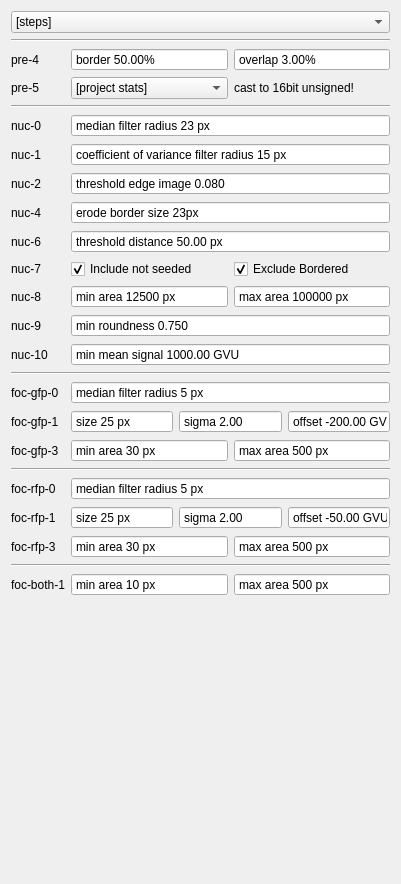
         <widget class="QWidget" name="tab_ImgProc">
          <attribute name="title">
           <string>ImgProc</string>
          </attribute>
          <layout class="QGridLayout" name="gridLayout_6">
           <item row="2" column="1">
            <widget class="QDoubleSpinBox" name="doubleSpinBox_ImgProc_Stitch_Border">
             <property name="buttonSymbols">
              <enum>QAbstractSpinBox::NoButtons</enum>
             </property>
             <property name="prefix">
              <string>border </string>
             </property>
             <property name="suffix">
              <string>%</string>
             </property>
             <property name="decimals">
              <number>2</number>
             </property>
             <property name="maximum">
              <double>100.000000000000000</double>
             </property>
             <property name="singleStep">
              <double>0.250000000000000</double>
             </property>
             <property name="value">
              <double>50.000000000000000</double>
             </property>
            </widget>
           </item>
           <item row="21" column="1" colspan="2">
            <layout class="QHBoxLayout" name="horizontalLayout_2">
             <property name="spacing">
              <number>6</number>
             </property>
             <item>
              <widget class="QSpinBox" name="spinBox_ImgProc_Foc_RFP_BinarySize">
               <property name="sizePolicy">
                <sizepolicy hsizetype="Minimum" vsizetype="Fixed">
                 <horstretch>1</horstretch>
                 <verstretch>0</verstretch>
                </sizepolicy>
               </property>
               <property name="minimumSize">
                <size>
                 <width>90</width>
                 <height>0</height>
                </size>
               </property>
               <property name="buttonSymbols">
                <enum>QAbstractSpinBox::NoButtons</enum>
               </property>
               <property name="suffix">
                <string> px</string>
               </property>
               <property name="prefix">
                <string>size </string>
               </property>
               <property name="minimum">
                <number>1</number>
               </property>
               <property name="maximum">
                <number>999</number>
               </property>
               <property name="singleStep">
                <number>2</number>
               </property>
               <property name="value">
                <number>25</number>
               </property>
               <property name="displayIntegerBase">
                <number>10</number>
               </property>
              </widget>
             </item>
             <item>
              <widget class="QDoubleSpinBox" name="doubleSpinBox_ImgProc_Foc_RFP_BinarySigma">
               <property name="sizePolicy">
                <sizepolicy hsizetype="Minimum" vsizetype="Fixed">
                 <horstretch>1</horstretch>
                 <verstretch>0</verstretch>
                </sizepolicy>
               </property>
               <property name="minimumSize">
                <size>
                 <width>90</width>
                 <height>0</height>
                </size>
               </property>
               <property name="buttonSymbols">
                <enum>QAbstractSpinBox::NoButtons</enum>
               </property>
               <property name="prefix">
                <string>sigma </string>
               </property>
               <property name="minimum">
                <double>0.000000000000000</double>
               </property>
               <property name="singleStep">
                <double>0.250000000000000</double>
               </property>
               <property name="value">
                <double>2.000000000000000</double>
               </property>
              </widget>
             </item>
             <item>
              <widget class="QDoubleSpinBox" name="doubleSpinBox_ImgProc_Foc_RFP_BinaryOffset">
               <property name="sizePolicy">
                <sizepolicy hsizetype="Minimum" vsizetype="Fixed">
                 <horstretch>1</horstretch>
                 <verstretch>0</verstretch>
                </sizepolicy>
               </property>
               <property name="minimumSize">
                <size>
                 <width>90</width>
                 <height>0</height>
                </size>
               </property>
               <property name="buttonSymbols">
                <enum>QAbstractSpinBox::NoButtons</enum>
               </property>
               <property name="prefix">
                <string>offset </string>
               </property>
               <property name="suffix">
                <string> GVU</string>
               </property>
               <property name="minimum">
                <double>-65535.000000000000000</double>
               </property>
               <property name="maximum">
                <double>65535.000000000000000</double>
               </property>
               <property name="singleStep">
                <double>5.000000000000000</double>
               </property>
               <property name="value">
                <double>-50.000000000000000</double>
               </property>
              </widget>
             </item>
            </layout>
           </item>
           <item row="18" column="2">
            <widget class="QDoubleSpinBox" name="doubleSpinBox_ImgProc_Foc_GFP_AreaMax">
             <property name="buttonSymbols">
              <enum>QAbstractSpinBox::NoButtons</enum>
             </property>
             <property name="prefix">
              <string>max area </string>
             </property>
             <property name="suffix">
              <string> px</string>
             </property>
             <property name="decimals">
              <number>0</number>
             </property>
             <property name="minimum">
              <double>1.000000000000000</double>
             </property>
             <property name="maximum">
              <double>10000.000000000000000</double>
             </property>
             <property name="singleStep">
              <double>5.000000000000000</double>
             </property>
             <property name="value">
              <double>500.000000000000000</double>
             </property>
            </widget>
           </item>
           <item row="17" column="1" colspan="2">
            <layout class="QHBoxLayout" name="horizontalLayout">
             <property name="spacing">
              <number>6</number>
             </property>
             <item>
              <widget class="QSpinBox" name="spinBox_ImgProc_Foc_GFP_BinarySize">
               <property name="sizePolicy">
                <sizepolicy hsizetype="Minimum" vsizetype="Fixed">
                 <horstretch>1</horstretch>
                 <verstretch>0</verstretch>
                </sizepolicy>
               </property>
               <property name="minimumSize">
                <size>
                 <width>90</width>
                 <height>0</height>
                </size>
               </property>
               <property name="buttonSymbols">
                <enum>QAbstractSpinBox::NoButtons</enum>
               </property>
               <property name="suffix">
                <string> px</string>
               </property>
               <property name="prefix">
                <string>size </string>
               </property>
               <property name="minimum">
                <number>1</number>
               </property>
               <property name="maximum">
                <number>999</number>
               </property>
               <property name="singleStep">
                <number>2</number>
               </property>
               <property name="value">
                <number>25</number>
               </property>
               <property name="displayIntegerBase">
                <number>10</number>
               </property>
              </widget>
             </item>
             <item>
              <widget class="QDoubleSpinBox" name="doubleSpinBox_ImgProc_Foc_GFP_BinarySigma">
               <property name="sizePolicy">
                <sizepolicy hsizetype="Minimum" vsizetype="Fixed">
                 <horstretch>1</horstretch>
                 <verstretch>0</verstretch>
                </sizepolicy>
               </property>
               <property name="minimumSize">
                <size>
                 <width>90</width>
                 <height>0</height>
                </size>
               </property>
               <property name="buttonSymbols">
                <enum>QAbstractSpinBox::NoButtons</enum>
               </property>
               <property name="prefix">
                <string>sigma </string>
               </property>
               <property name="minimum">
                <double>0.000000000000000</double>
               </property>
               <property name="singleStep">
                <double>0.250000000000000</double>
               </property>
               <property name="value">
                <double>2.000000000000000</double>
               </property>
              </widget>
             </item>
             <item>
              <widget class="QDoubleSpinBox" name="doubleSpinBox_ImgProc_Foc_GFP_BinaryOffset">
               <property name="sizePolicy">
                <sizepolicy hsizetype="Minimum" vsizetype="Fixed">
                 <horstretch>1</horstretch>
                 <verstretch>0</verstretch>
                </sizepolicy>
               </property>
               <property name="minimumSize">
                <size>
                 <width>90</width>
                 <height>0</height>
                </size>
               </property>
               <property name="buttonSymbols">
                <enum>QAbstractSpinBox::NoButtons</enum>
               </property>
               <property name="prefix">
                <string>offset </string>
               </property>
               <property name="suffix">
                <string> GVU</string>
               </property>
               <property name="decimals">
                <number>2</number>
               </property>
               <property name="minimum">
                <double>-65535.000000000000000</double>
               </property>
               <property name="maximum">
                <double>65535.000000000000000</double>
               </property>
               <property name="singleStep">
                <double>10.000000000000000</double>
               </property>
               <property name="value">
                <double>-200.000000000000000</double>
               </property>
              </widget>
             </item>
            </layout>
           </item>
           <item row="24" column="2">
            <widget class="QDoubleSpinBox" name="doubleSpinBox_ImgProc_Foc_Both_AreaMax">
             <property name="buttonSymbols">
              <enum>QAbstractSpinBox::NoButtons</enum>
             </property>
             <property name="prefix">
              <string>max area </string>
             </property>
             <property name="suffix">
              <string> px</string>
             </property>
             <property name="decimals">
              <number>0</number>
             </property>
             <property name="minimum">
              <double>1.000000000000000</double>
             </property>
             <property name="maximum">
              <double>10000.000000000000000</double>
             </property>
             <property name="singleStep">
              <double>5.000000000000000</double>
             </property>
             <property name="value">
              <double>500.000000000000000</double>
             </property>
            </widget>
           </item>
           <item row="14" column="1" colspan="2">
            <widget class="QDoubleSpinBox" name="doubleSpinBox_ImgProc_Nuc_RFP_SignalMeanMin">
             <property name="buttonSymbols">
              <enum>QAbstractSpinBox::NoButtons</enum>
             </property>
             <property name="prefix">
              <string>min mean signal </string>
             </property>
             <property name="suffix">
              <string> GVU</string>
             </property>
             <property name="decimals">
              <number>2</number>
             </property>
             <property name="maximum">
              <double>65535.000000000000000</double>
             </property>
             <property name="singleStep">
              <double>500.000000000000000</double>
             </property>
             <property name="value">
              <double>1000.000000000000000</double>
             </property>
            </widget>
           </item>
           <item row="7" column="1" colspan="2">
            <widget class="QDoubleSpinBox" name="doubleSpinBox_ImgProc_Nuc_GFP_ThresEdges">
             <property name="buttonSymbols">
              <enum>QAbstractSpinBox::NoButtons</enum>
             </property>
             <property name="prefix">
              <string>threshold edge image </string>
             </property>
             <property name="decimals">
              <number>3</number>
             </property>
             <property name="singleStep">
              <double>0.002000000000000</double>
             </property>
             <property name="value">
              <double>0.080000000000000</double>
             </property>
            </widget>
           </item>
           <item row="18" column="0">
            <widget class="QLabel" name="label_11">
             <property name="text">
              <string>foc-gfp-3</string>
             </property>
            </widget>
           </item>
           <item row="20" column="0">
            <widget class="QLabel" name="label_12">
             <property name="text">
              <string>foc-rfp-0</string>
             </property>
            </widget>
           </item>
           <item row="5" column="1" colspan="2">
            <widget class="QSpinBox" name="spinBox_ImgProc_Nuc_GFP_BlurMedianSize">
             <property name="buttonSymbols">
              <enum>QAbstractSpinBox::NoButtons</enum>
             </property>
             <property name="suffix">
              <string> px</string>
             </property>
             <property name="prefix">
              <string>median filter radius </string>
             </property>
             <property name="minimum">
              <number>0</number>
             </property>
             <property name="maximum">
              <number>299</number>
             </property>
             <property name="singleStep">
              <number>1</number>
             </property>
             <property name="value">
              <number>23</number>
             </property>
            </widget>
           </item>
           <item row="17" column="0">
            <widget class="QLabel" name="label_10">
             <property name="text">
              <string>foc-gfp-1</string>
             </property>
            </widget>
           </item>
           <item row="22" column="0">
            <widget class="QLabel" name="label_14">
             <property name="text">
              <string>foc-rfp-3</string>
             </property>
            </widget>
           </item>
           <item row="21" column="0">
            <widget class="QLabel" name="label_13">
             <property name="text">
              <string>foc-rfp-1</string>
             </property>
            </widget>
           </item>
           <item row="11" column="1">
            <widget class="QDoubleSpinBox" name="doubleSpinBox_ImgProc_Nuc_AreaMin">
             <property name="buttonSymbols">
              <enum>QAbstractSpinBox::NoButtons</enum>
             </property>
             <property name="prefix">
              <string>min area </string>
             </property>
             <property name="suffix">
              <string> px</string>
             </property>
             <property name="decimals">
              <number>0</number>
             </property>
             <property name="maximum">
              <double>999999.000000000000000</double>
             </property>
             <property name="singleStep">
              <double>500.000000000000000</double>
             </property>
             <property name="value">
              <double>12500.000000000000000</double>
             </property>
            </widget>
           </item>
           <item row="14" column="0">
            <widget class="QLabel" name="label_8">
             <property name="text">
              <string>nuc-10</string>
             </property>
            </widget>
           </item>
           <item row="18" column="1">
            <widget class="QDoubleSpinBox" name="doubleSpinBox_ImgProc_Foc_GFP_AreaMin">
             <property name="buttonSymbols">
              <enum>QAbstractSpinBox::NoButtons</enum>
             </property>
             <property name="prefix">
              <string>min area </string>
             </property>
             <property name="suffix">
              <string> px</string>
             </property>
             <property name="decimals">
              <number>0</number>
             </property>
             <property name="maximum">
              <double>9999.000000000000000</double>
             </property>
             <property name="singleStep">
              <double>5.000000000000000</double>
             </property>
             <property name="value">
              <double>30.000000000000000</double>
             </property>
            </widget>
           </item>
           <item row="6" column="0">
            <widget class="QLabel" name="label_6">
             <property name="text">
              <string>nuc-1</string>
             </property>
            </widget>
           </item>
           <item row="2" column="0">
            <widget class="QLabel" name="label_ImgProc_Stitch">
             <property name="sizePolicy">
              <sizepolicy hsizetype="Maximum" vsizetype="Preferred">
               <horstretch>0</horstretch>
               <verstretch>0</verstretch>
              </sizepolicy>
             </property>
             <property name="text">
              <string>pre-4</string>
             </property>
            </widget>
           </item>
           <item row="19" column="0" colspan="3">
            <widget class="Line" name="line_5">
             <property name="orientation">
              <enum>Qt::Horizontal</enum>
             </property>
            </widget>
           </item>
           <item row="11" column="2">
            <widget class="QDoubleSpinBox" name="doubleSpinBox_ImgProc_Nuc_AreaMax">
             <property name="buttonSymbols">
              <enum>QAbstractSpinBox::NoButtons</enum>
             </property>
             <property name="prefix">
              <string>max area </string>
             </property>
             <property name="suffix">
              <string> px</string>
             </property>
             <property name="decimals">
              <number>0</number>
             </property>
             <property name="minimum">
              <double>1.000000000000000</double>
             </property>
             <property name="maximum">
              <double>1000000.000000000000000</double>
             </property>
             <property name="singleStep">
              <double>500.000000000000000</double>
             </property>
             <property name="value">
              <double>1000000.000000000000000</double>
             </property>
            </widget>
           </item>
           <item row="16" column="0">
            <widget class="QLabel" name="label_9">
             <property name="text">
              <string>foc-gfp-0</string>
             </property>
            </widget>
           </item>
           <item row="2" column="2">
            <widget class="QDoubleSpinBox" name="doubleSpinBox_ImgProc_Stitch_Overlap">
             <property name="buttonSymbols">
              <enum>QAbstractSpinBox::NoButtons</enum>
             </property>
             <property name="prefix">
              <string>overlap </string>
             </property>
             <property name="suffix">
              <string>%</string>
             </property>
             <property name="decimals">
              <number>2</number>
             </property>
             <property name="maximum">
              <double>75.000000000000000</double>
             </property>
             <property name="singleStep">
              <double>0.250000000000000</double>
             </property>
             <property name="value">
              <double>3.000000000000000</double>
             </property>
            </widget>
           </item>
           <item row="10" column="0">
            <widget class="QLabel" name="label_5">
             <property name="text">
              <string>nuc-7</string>
             </property>
            </widget>
           </item>
           <item row="20" column="1" colspan="2">
            <widget class="QSpinBox" name="spinBox_ImgProc_Foc_RFP_BlurMedianSize">
             <property name="buttonSymbols">
              <enum>QAbstractSpinBox::NoButtons</enum>
             </property>
             <property name="suffix">
              <string> px</string>
             </property>
             <property name="prefix">
              <string>median filter radius </string>
             </property>
             <property name="minimum">
              <number>0</number>
             </property>
             <property name="singleStep">
              <number>1</number>
             </property>
             <property name="value">
              <number>5</number>
             </property>
            </widget>
           </item>
           <item row="24" column="1">
            <widget class="QDoubleSpinBox" name="doubleSpinBox_ImgProc_Foc_Both_AreaMin">
             <property name="buttonSymbols">
              <enum>QAbstractSpinBox::NoButtons</enum>
             </property>
             <property name="prefix">
              <string>min area </string>
             </property>
             <property name="suffix">
              <string> px</string>
             </property>
             <property name="decimals">
              <number>0</number>
             </property>
             <property name="maximum">
              <double>999.000000000000000</double>
             </property>
             <property name="singleStep">
              <double>5.000000000000000</double>
             </property>
             <property name="value">
              <double>10.000000000000000</double>
             </property>
            </widget>
           </item>
           <item row="23" column="0" colspan="3">
            <widget class="Line" name="line_4">
             <property name="orientation">
              <enum>Qt::Horizontal</enum>
             </property>
            </widget>
           </item>
           <item row="7" column="0">
            <widget class="QLabel" name="label_2">
             <property name="text">
              <string>nuc-2</string>
             </property>
            </widget>
           </item>
           <item row="16" column="1" colspan="2">
            <widget class="QSpinBox" name="spinBox_ImgProc_Foc_GFP_BlurMedianSize">
             <property name="buttonSymbols">
              <enum>QAbstractSpinBox::NoButtons</enum>
             </property>
             <property name="suffix">
              <string> px</string>
             </property>
             <property name="prefix">
              <string>median filter radius </string>
             </property>
             <property name="minimum">
              <number>0</number>
             </property>
             <property name="singleStep">
              <number>1</number>
             </property>
             <property name="value">
              <number>5</number>
             </property>
            </widget>
           </item>
           <item row="9" column="1" colspan="2">
            <widget class="QDoubleSpinBox" name="doubleSpinBox_ImgProc_Nuc_GFP_DistThres">
             <property name="buttonSymbols">
              <enum>QAbstractSpinBox::NoButtons</enum>
             </property>
             <property name="prefix">
              <string>threshold distance </string>
             </property>
             <property name="suffix">
              <string> px</string>
             </property>
             <property name="maximum">
              <double>1000.000000000000000</double>
             </property>
             <property name="value">
              <double>50.000000000000000</double>
             </property>
            </widget>
           </item>
           <item row="1" column="0" colspan="3">
            <widget class="Line" name="line">
             <property name="orientation">
              <enum>Qt::Horizontal</enum>
             </property>
            </widget>
           </item>
           <item row="10" column="1">
            <widget class="QCheckBox" name="checkBox_ImgProc_Nuc_Watershed_NonSeed">
             <property name="text">
              <string>Include not seeded</string>
             </property>
             <property name="checked">
              <bool>true</bool>
             </property>
            </widget>
           </item>
           <item row="22" column="1">
            <widget class="QDoubleSpinBox" name="doubleSpinBox_ImgProc_Foc_RFP_AreaMin">
             <property name="buttonSymbols">
              <enum>QAbstractSpinBox::NoButtons</enum>
             </property>
             <property name="prefix">
              <string>min area </string>
             </property>
             <property name="suffix">
              <string> px</string>
             </property>
             <property name="decimals">
              <number>0</number>
             </property>
             <property name="maximum">
              <double>9999.000000000000000</double>
             </property>
             <property name="singleStep">
              <double>5.000000000000000</double>
             </property>
             <property name="value">
              <double>30.000000000000000</double>
             </property>
            </widget>
           </item>
           <item row="26" column="0" colspan="3">
            <spacer name="verticalSpacer_ImgProc">
             <property name="orientation">
              <enum>Qt::Vertical</enum>
             </property>
             <property name="sizeHint" stdset="0">
              <size>
               <width>273</width>
               <height>277</height>
              </size>
             </property>
            </spacer>
           </item>
           <item row="0" column="0" colspan="3">
            <widget class="QComboBox" name="comboBox_ImgProc_StepShow">
             <item>
              <property name="text">
               <string>[steps]</string>
              </property>
             </item>
            </widget>
           </item>
           <item row="4" column="0" colspan="3">
            <widget class="Line" name="line_2">
             <property name="orientation">
              <enum>Qt::Horizontal</enum>
             </property>
            </widget>
           </item>
           <item row="10" column="2">
            <widget class="QCheckBox" name="checkBox_ImgProc_Nuc_Watershed_ExBordered">
             <property name="text">
              <string>Exclude Bordered</string>
             </property>
             <property name="checked">
              <bool>true</bool>
             </property>
            </widget>
           </item>
           <item row="12" column="1" colspan="2">
            <widget class="QDoubleSpinBox" name="doubleSpinBox_ImgProc_Nuc_RoundnesMin">
             <property name="buttonSymbols">
              <enum>QAbstractSpinBox::NoButtons</enum>
             </property>
             <property name="prefix">
              <string>min roundness </string>
             </property>
             <property name="decimals">
              <number>3</number>
             </property>
             <property name="maximum">
              <double>1.000000000000000</double>
             </property>
             <property name="singleStep">
              <double>0.010000000000000</double>
             </property>
             <property name="value">
              <double>0.750000000000000</double>
             </property>
            </widget>
           </item>
           <item row="11" column="0">
            <widget class="QLabel" name="label_7">
             <property name="text">
              <string>nuc-8</string>
             </property>
            </widget>
           </item>
           <item row="8" column="0">
            <widget class="QLabel" name="label_3">
             <property name="text">
              <string>nuc-4</string>
             </property>
            </widget>
           </item>
           <item row="5" column="0">
            <widget class="QLabel" name="label">
             <property name="text">
              <string>nuc-0</string>
             </property>
            </widget>
           </item>
           <item row="12" column="0">
            <widget class="QLabel" name="label_16">
             <property name="text">
              <string>nuc-9</string>
             </property>
            </widget>
           </item>
           <item row="6" column="1" colspan="2">
            <widget class="QSpinBox" name="spinBox_ImgProc_Nuc_GFP_EdgeCVSize">
             <property name="buttonSymbols">
              <enum>QAbstractSpinBox::NoButtons</enum>
             </property>
             <property name="suffix">
              <string> px</string>
             </property>
             <property name="prefix">
              <string>coefficient of variance filter radius </string>
             </property>
             <property name="minimum">
              <number>1</number>
             </property>
             <property name="maximum">
              <number>299</number>
             </property>
             <property name="singleStep">
              <number>2</number>
             </property>
             <property name="value">
              <number>15</number>
             </property>
            </widget>
           </item>
           <item row="24" column="0">
            <widget class="QLabel" name="label_15">
             <property name="text">
              <string>foc-both-1</string>
             </property>
            </widget>
           </item>
           <item row="15" column="0" colspan="3">
            <widget class="Line" name="line_3">
             <property name="orientation">
              <enum>Qt::Horizontal</enum>
             </property>
            </widget>
           </item>
           <item row="22" column="2">
            <widget class="QDoubleSpinBox" name="doubleSpinBox_ImgProc_Foc_RFP_AreaMax">
             <property name="buttonSymbols">
              <enum>QAbstractSpinBox::NoButtons</enum>
             </property>
             <property name="prefix">
              <string>max area </string>
             </property>
             <property name="suffix">
              <string> px</string>
             </property>
             <property name="decimals">
              <number>0</number>
             </property>
             <property name="minimum">
              <double>1.000000000000000</double>
             </property>
             <property name="maximum">
              <double>10000.000000000000000</double>
             </property>
             <property name="singleStep">
              <double>5.000000000000000</double>
             </property>
             <property name="value">
              <double>500.000000000000000</double>
             </property>
            </widget>
           </item>
           <item row="9" column="0">
            <widget class="QLabel" name="label_4">
             <property name="text">
              <string>nuc-6</string>
             </property>
            </widget>
           </item>
           <item row="3" column="0">
            <widget class="QLabel" name="label_ImgProc_ProjectStat">
             <property name="text">
              <string>pre-5</string>
             </property>
            </widget>
           </item>
           <item row="8" column="1" colspan="2">
            <widget class="QSpinBox" name="spinBox_ImgProc_Nuc_ErodeBorder">
             <property name="buttonSymbols">
              <enum>QAbstractSpinBox::NoButtons</enum>
             </property>
             <property name="suffix">
              <string>px</string>
             </property>
             <property name="prefix">
              <string>erode border size </string>
             </property>
             <property name="minimum">
              <number>1</number>
             </property>
             <property name="singleStep">
              <number>2</number>
             </property>
             <property name="value">
              <number>23</number>
             </property>
            </widget>
           </item>
           <item row="3" column="1">
            <widget class="QComboBox" name="comboBox_ImgProc_ProjectZ_Stat">
             <item>
              <property name="text">
               <string>[project stats]</string>
              </property>
             </item>
            </widget>
           </item>
           <item row="3" column="2">
            <widget class="QLabel" name="label_17">
             <property name="text">
              <string>cast to 16bit unsigned!</string>
             </property>
            </widget>
           </item>
          </layout>
         </widget>
